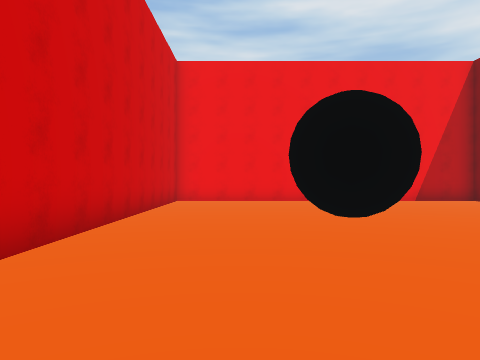
View 1 (above)

24 first-person views from a walk through a scene from a Unity 3-D project. The camera is 1.5 m above the floor, looks level and sees 70° across. The floor is counted in squares, 2 m on a side. Each view is taken from the middle of a square. On the plan, view 1 faces up. The plan holds only what a view shows up to about 11 squares ahead; the rest is blank. The place goes on beyond the plan. Some animated figures are left out.

View 2
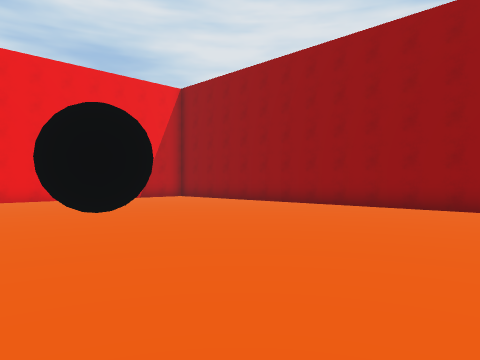

View 3
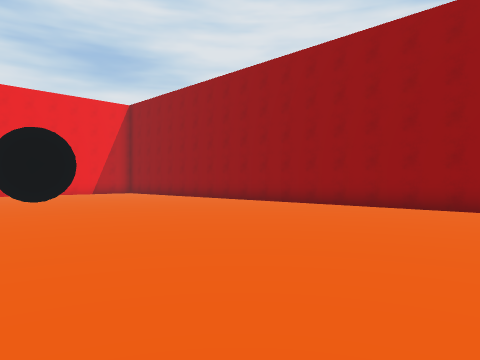

View 4
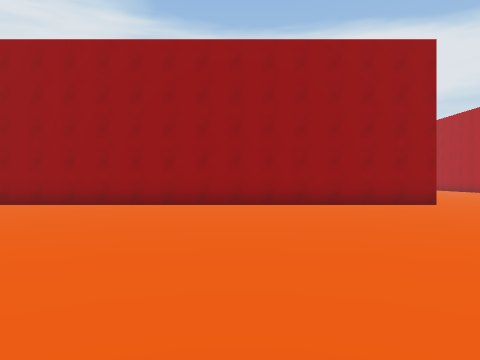

View 5
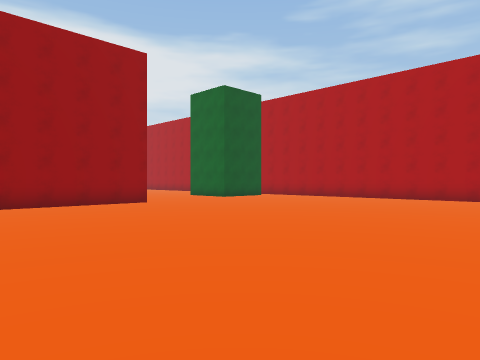

View 6
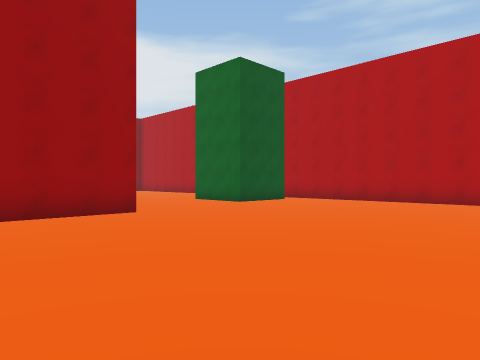

View 7
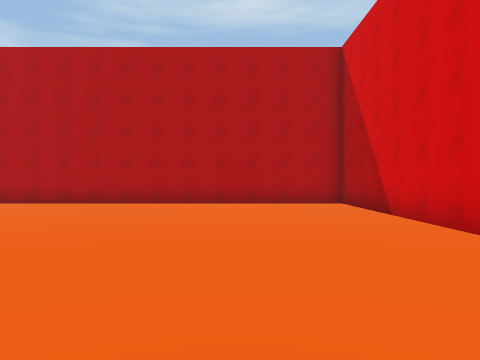

View 8
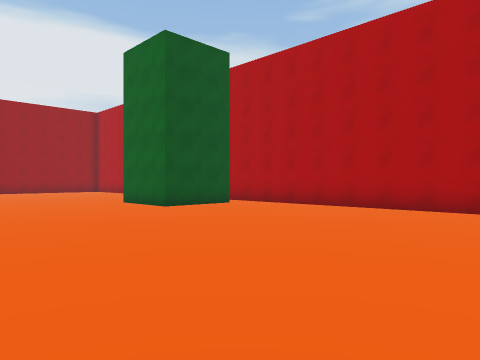

View 9
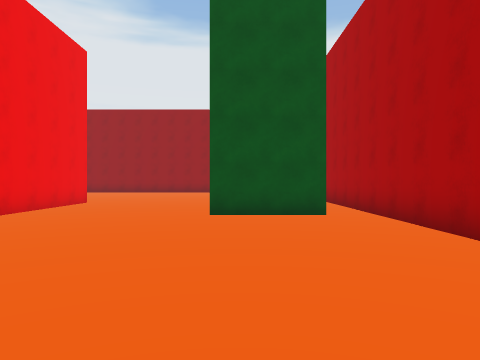

View 10
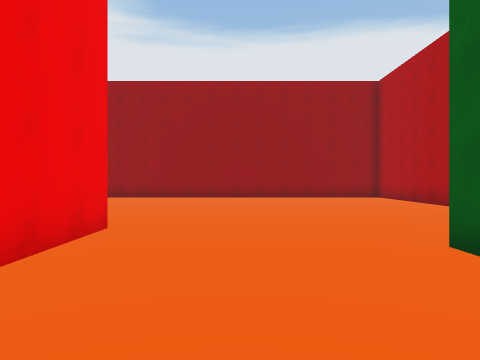

View 11
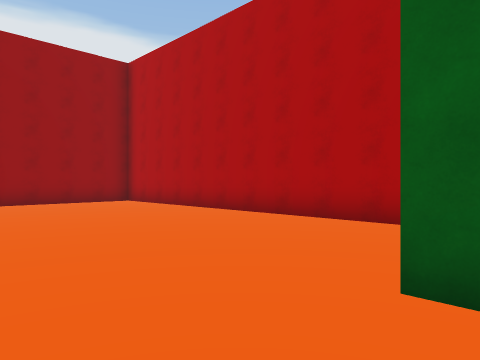

View 12
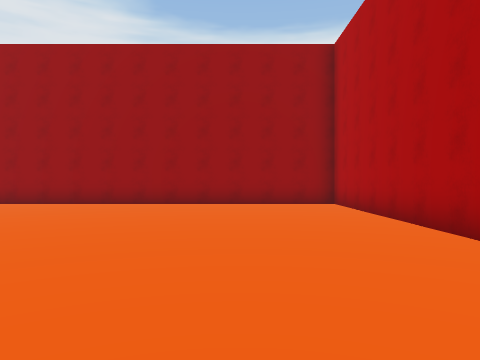

View 13
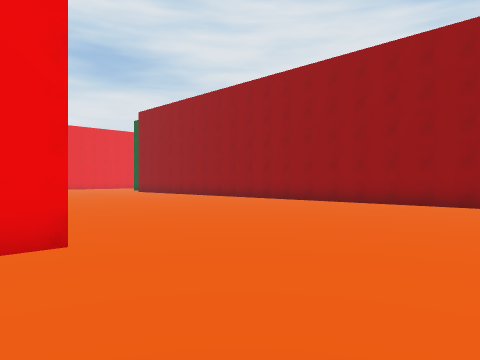

View 14
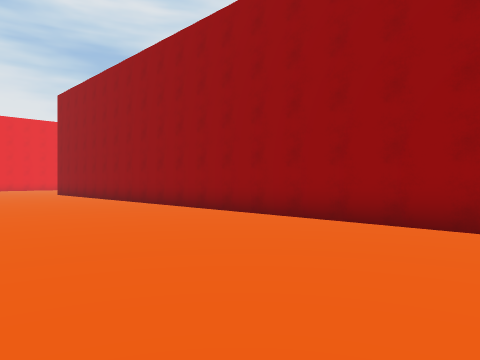

View 15
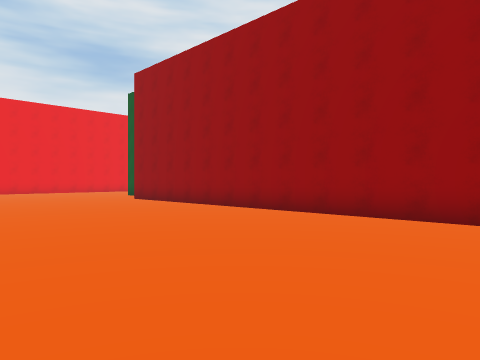

View 16
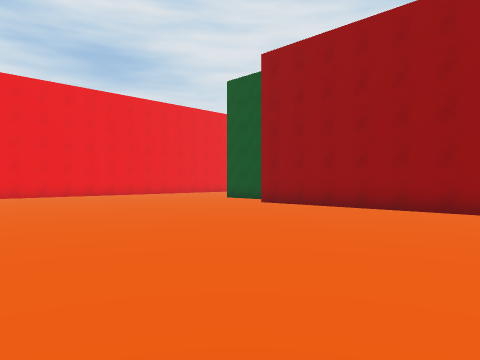

View 17
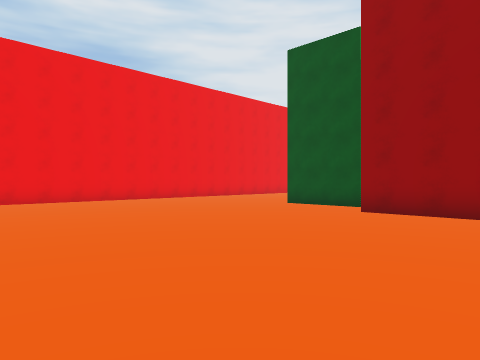

View 18
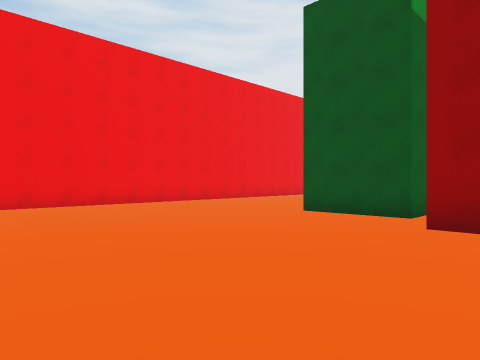

View 19
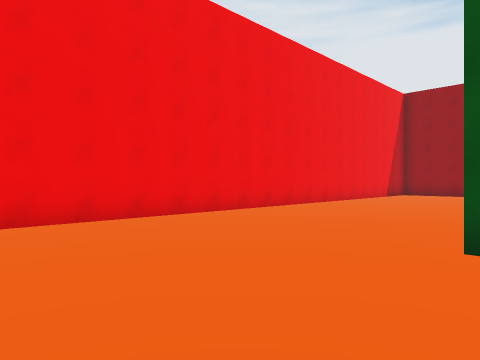

View 20
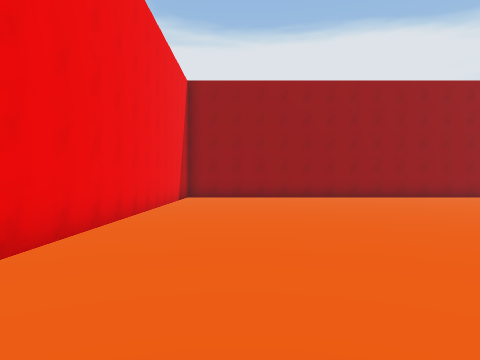

View 21
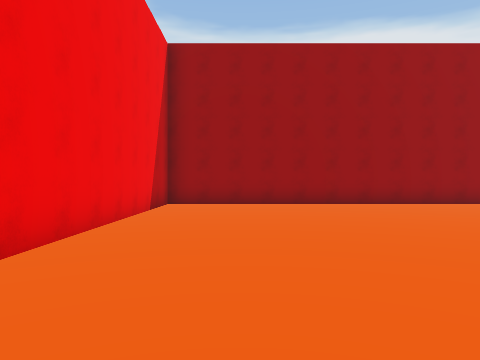

View 22
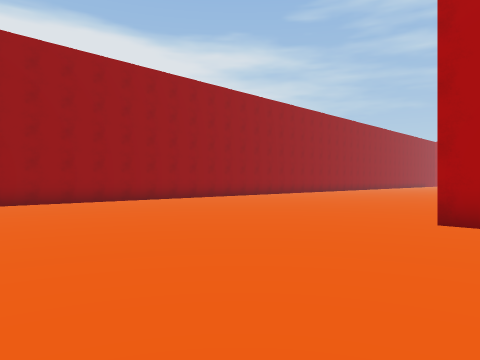

View 23
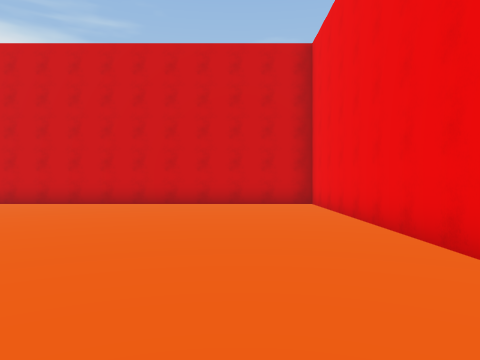

View 24
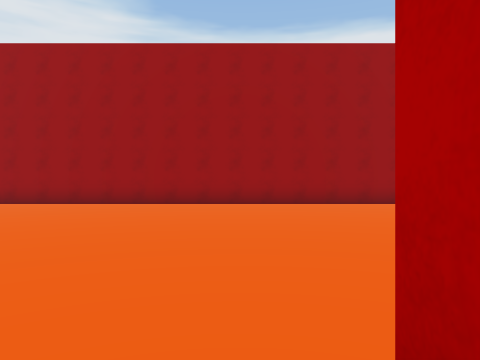

### Floor plan
Points are (right, up) in squares from view 1. A wall is a line through its corners. A room is listed if a view was taken in it or the views show most of it. See-through windows are left out.
Room 1 (views 1, 2, 3, 4, 5, 6, 7, 8, 9, 10, 11, 12, 13)
walls: (8.4, -12) (8.4, 5.2); (2.4, 5.7) (2, 5.7); (2.9, 5.9) (2.2, 5.6) (1.2, 6.1) (1.1, 6.6) (1.2, 7.2); (1.4, 6) (1.1, 6.6); (3.2, 6.2) (2.8, 5.8) (2.1, 5.7); (12.4, -11.9) (9.1, -11.9); (-2.3, -18.9) (-2.3, -20) (9.4, -20); (9.3, -18.9) (9.3, -16.4) (11.9, -16.4)
low walls: (2.6, 6) (2.1, 5.9) (1.6, 6.1)
ways out: opening at (10.5, -19) to room 2; opening at (12.8, -15.5) to room 2
Room 2 (views 14, 15, 16, 17, 18, 19, 20, 21, 22, 23, 24)
walls: (27, 3.7) (27.8, 3.7); (25, 4.3) (24.1, 4.3) (24.1, 6.9); (37.6, -0.9) (37.6, 12.2) (13.4, 12.2) (13.4, 2.5); (13.4, -11.9) (12.4, -11.9); (9.4, -20) (22.7, -20) (22.7, 3.8)
ways out: opening at (10.5, -19) to room 1; opening at (12.8, -15.5) to room 1

Positions as (right, up) in squares from view 1, and headings:
1: (0, 0), facing up
2: (-1, -1), facing up-right
3: (-1, -6), facing up-right
4: (-2, -6), facing right
5: (-2, -6), facing down-right
6: (1, -8), facing down-right
7: (1, -9), facing down
8: (1, -11), facing down-right
9: (2, -17), facing right
10: (8, -14), facing right
11: (11, -14), facing down-right
12: (12, -17), facing right
13: (12, -16), facing up-right
14: (17, -15), facing up-right
15: (16, -9), facing up-right
16: (14, -4), facing up-right
17: (15, 0), facing up-right
18: (17, 2), facing up-right
19: (20, 6), facing up-right
20: (23, 10), facing right
21: (27, 10), facing right
22: (26, 10), facing down-right
23: (24, 10), facing left
24: (27, 4), facing right
